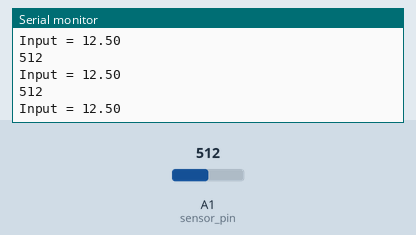
Recording of a sketch running on a simulated Arduino Uno, built with avr-gcc and run on an emulated ATmega328P. On the bench: the last lines printed to the serial monitor. Inputs (shaded band) come from the test bench; at power-on: A1 (sensor_pin) = 512.

Above: at 1.2 s.
1.3 s: A1 (sensor_pin) set to 716
At 1.72 s:
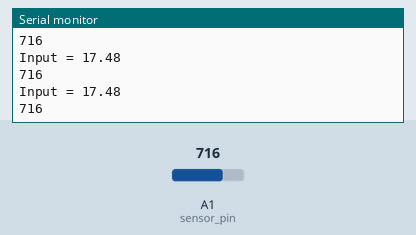
2.8 s: A1 (sensor_pin) set to 900
At 2.83 s:
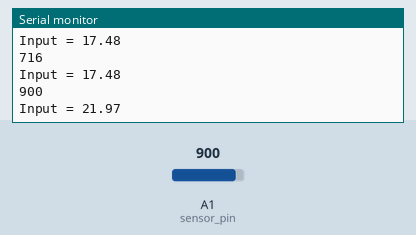
Timing chart, 0 to 5.8 s (numbered marks = the images above; inputs shaded):
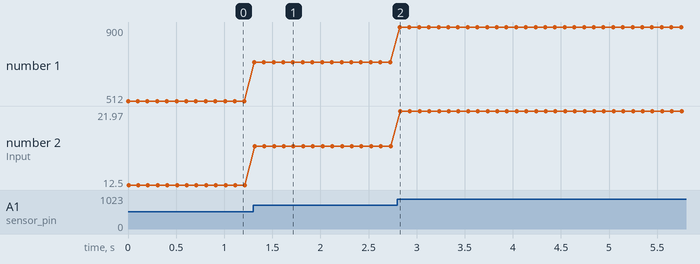

The sketch:

voltage_sensor_arduino.ino
```cpp
// code for measuring voltage by using voltage sensor and arduino.
//goku-g

float v_out = 0.0;
float v_in = 0.0;
float r1 = 30000.0;
float r2 = 7500.0;
int value = 0;

const int sensor_pin = A1;

void setup()
{
//  pinMode(sensor_pin, INPUT);
  Serial.begin(9600);
}

void loop()
{
  value = analogRead(sensor_pin);
  Serial.println(value);
  v_out = (value * 5.0) / 1024.0;
  v_in = v_out / (r2/(r1+r2));
  Serial.print("Input = ");
  Serial.println(v_in);
  delay(100);
}
```

Measured:
- after the input at 1.3 s, the serial monitor: prints a new line at once (image 1)
- after the input at 2.8 s, the serial monitor: prints a new line at once (image 2)
- plotted number 1: 512 → 716 after the input at 1.3 s, 716 → 900 after the input at 2.8 s
- plotted number 2: 12.5 → 17.48 after the input at 1.3 s, 17.48 → 21.97 after the input at 2.8 s
